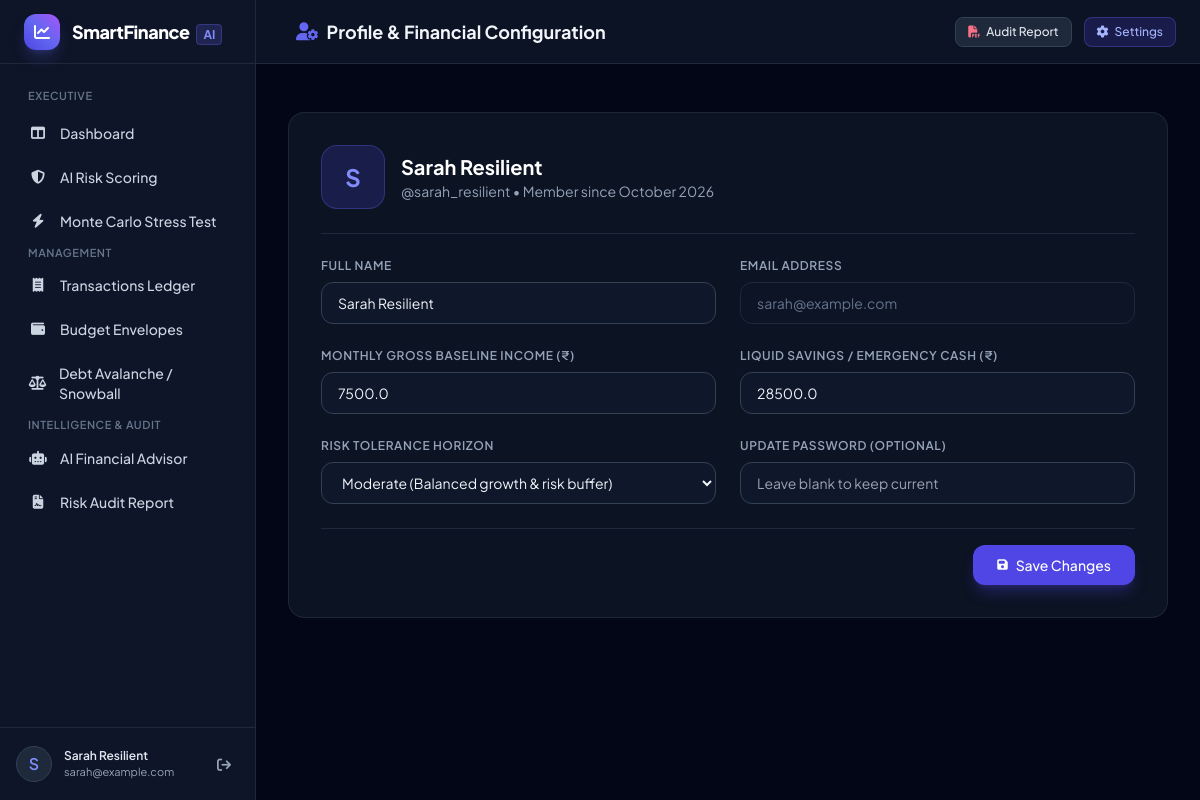
Screenshot of /profile (signed in) with the database file from the repository.
### models.py (models this page shows, shortened)
class User(db.Model):
    __tablename__ = 'users'
    id = db.Column(db.Integer, primary_key=True)
    username = db.Column(db.String(80), unique=True, nullable=False, index=True)
    email = db.Column(db.String(120), unique=True, nullable=False, index=True)
    password_hash = db.Column(db.String(255), nullable=False)
    full_name = db.Column(db.String(100), default='SmartFinance User')
    monthly_income = db.Column(db.Float, default=50000.0)
    liquid_savings = db.Column(db.Float, default=150000.0)
    risk_tolerance = db.Column(db.String(30), default='moderate')  # conservative, moderate, aggressive
    currency = db.Column(db.String(5), default='₹')
    created_at = db.Column(db.DateTime, default=datetime.utcnow)
    transactions = db.relationship('Transaction', backref='user', cascade='all, delete-orphan', lazy='dynamic')
    budgets = db.relationship('Budget', backref='user', cascade='all, delete-orphan', lazy='dynamic')
    debts = db.relationship('Debt', backref='user', cascade='all, delete-orphan', lazy='dynamic')
    risk_assessments = db.relationship('RiskAssessment', backref='user', cascade='all, delete-orphan', lazy='dynamic')
    goals = db.relationship('FinancialGoal', backref='user', cascade='all, delete-orphan', lazy='dynamic')

### routes/auth_routes.py (the view, shortened to what this page needs)
@auth_bp.route('/profile', methods=['GET', 'POST'])
@login_required
def profile():
    user = g.user
    return render_template('profile.html', user=user)

### routes/auth_routes.py (called while the page is built)
def login_required(f):
    @wraps(f)
    def decorated_function(*args, **kwargs):
        if 'user_id' not in session:
            flash('Please log in to access this page.', 'warning')
            return redirect(url_for('auth.login', next=request.url))
        return f(*args, **kwargs)
    return decorated_function

@auth_bp.before_app_request
def load_logged_in_user():
    user_id = session.get('user_id')
    if user_id is None:
        g.user = None
    else:
        g.user = User.query.get(user_id)

### templates/profile.html (shortened to what this page needs)
{% extends "base.html" %}
{% block page_title %}
<i class="fa-solid fa-user-gear text-indigo-500 mr-2"></i>
Profile & Financial Configuration
{% endblock %}
{% block content %}
<div class="max-w-4xl mx-auto space-y-8">
    <div class="glass-card p-6 md:p-8">
        <div class="flex items-center space-x-4 mb-6 pb-6 border-b border-slate-800">
            <div class="w-16 h-16 rounded-2xl bg-indigo-600/20 border border-indigo-500/30 flex items-center justify-center text-2xl font-bold text-indigo-400">
                {{ user.username[0]|upper }}
            </div>
            <div>
                <h2 class="text-xl font-bold text-white">{{ user.full_name or user.username }}</h2>
                <p class="text-sm text-slate-400">@{{ user.username }} • Member since {{ user.created_at.strftime('%B %Y') if user.created_at else 'Recent' }}</p>
            </div>
        </div>
        <form method="POST" action="{{ url_for('auth.profile') }}" class="space-y-6">
            <div class="grid grid-cols-1 md:grid-cols-2 gap-6">
                <div>
                    <label class="block text-xs font-semibold text-slate-400 uppercase tracking-wider mb-2">Full Name</label>
                    <input type="text" name="full_name" value="{{ user.full_name }}"
                           class="w-full px-4 py-2.5 bg-slate-900 border border-slate-700 rounded-xl text-slate-100 text-sm focus:ring-2 focus:ring-indigo-500 focus:outline-none">
                </div>
                <div>
                    <label class="block text-xs font-semibold text-slate-400 uppercase tracking-wider mb-2">Email Address</label>
                    <input type="email" value="{{ user.email }}" disabled
                           class="w-full px-4 py-2.5 bg-slate-900/50 border border-slate-800 rounded-xl text-slate-500 text-sm cursor-not-allowed">
                </div>
                <div>
                    <label class="block text-xs font-semibold text-slate-400 uppercase tracking-wider mb-2">Monthly Gross Baseline Income (₹)</label>
                    <input type="number" step="500" name="monthly_income" value="{{ user.monthly_income }}"
                           class="w-full px-4 py-2.5 bg-slate-900 border border-slate-700 rounded-xl text-slate-100 text-sm focus:ring-2 focus:ring-indigo-500 focus:outline-none">
                </div>
                <div>
                    <label class="block text-xs font-semibold text-slate-400 uppercase tracking-wider mb-2">Liquid Savings / Emergency Cash (₹)</label>
                    <input type="number" step="1000" name="liquid_savings" value="{{ user.liquid_savings }}"
                           class="w-full px-4 py-2.5 bg-slate-900 border border-slate-700 rounded-xl text-slate-100 text-sm focus:ring-2 focus:ring-indigo-500 focus:outline-none">
                </div>
                <div>
                    <label class="block text-xs font-semibold text-slate-400 uppercase tracking-wider mb-2">Risk Tolerance Horizon</label>
                    <select name="risk_tolerance" class="w-full px-4 py-2.5 bg-slate-900 border border-slate-700 rounded-xl text-slate-100 text-sm focus:ring-2 focus:ring-indigo-500 focus:outline-none">
                        <option value="moderate" {% if user.risk_tolerance == 'moderate' %}selected{% endif %}>Moderate (Balanced growth & risk buffer)</option>
                    </select>
                </div>
                <div>
                    <label class="block text-xs font-semibold text-slate-400 uppercase tracking-wider mb-2">Update Password (Optional)</label>
                    <input type="password" name="new_password" placeholder="Leave blank to keep current"
                           class="w-full px-4 py-2.5 bg-slate-900 border border-slate-700 rounded-xl text-slate-100 text-sm focus:ring-2 focus:ring-indigo-500 focus:outline-none">
                </div>
            </div>
            <div class="flex justify-end pt-4 border-t border-slate-800">
                <button type="submit" class="px-6 py-2.5 rounded-xl bg-indigo-600 hover:bg-indigo-500 text-white font-medium text-sm shadow-lg shadow-indigo-600/30 transition-all flex items-center space-x-2">
                    <i class="fa-solid fa-floppy-disk text-xs"></i>
                    <span>Save Changes</span>
                </button>
            </div>
        </form>
    </div>
</div>
{% endblock %}

### templates/base.html (shortened to what this page needs)
<!DOCTYPE html>
<html lang="en" class="h-full bg-slate-950 text-slate-100">
<head>
    <script src="https://cdn.tailwindcss.com"></script>
    <link rel="stylesheet" href="https://cdnjs.cloudflare.com/ajax/libs/font-awesome/6.5.1/css/all.min.css">
    <link rel="stylesheet" href="{{ url_for('static', filename='css/custom.css') }}">
</head>
<body class="h-full flex overflow-hidden bg-slate-950 text-slate-100">
    {% if g.user %}
    <aside id="sidebar" class="fixed inset-y-0 left-0 z-40 w-64 bg-slate-900/95 border-r border-slate-800 flex flex-col transition-transform duration-300 md:static md:translate-x-0 -translate-x-full no-print">
        <div class="h-16 flex items-center px-6 border-b border-slate-800 space-x-3">
            <div class="w-9 h-9 rounded-xl bg-gradient-to-tr from-indigo-600 via-indigo-500 to-purple-500 flex items-center justify-center shadow-lg shadow-indigo-500/25">
                <i class="fa-solid fa-chart-line text-white text-base"></i>
            </div>
            <div>
                <span class="font-extrabold text-lg tracking-tight text-white">SmartFinance</span>
                <span class="text-xs font-bold px-1.5 py-0.5 ml-1 rounded bg-indigo-500/20 text-indigo-400 border border-indigo-500/30">AI</span>
            </div>
        </div>
        <nav class="flex-1 px-4 py-6 space-y-1 overflow-y-auto">
            <div class="text-[11px] font-semibold text-slate-500 uppercase tracking-wider px-3 mb-2">Executive</div>
            <a href="{{ url_for('dashboard.index') }}" class="flex items-center px-3 py-2.5 rounded-lg text-sm font-medium transition-all {% if request.endpoint == 'dashboard.index' %}bg-indigo-600 text-white shadow-md shadow-indigo-600/30{% else %}text-slate-300 hover:bg-slate-800/80 hover:text-white{% endif %}">
                <i class="fa-solid fa-table-columns w-5 mr-3 text-center"></i>
                Dashboard
            </a>
            <a href="{{ url_for('risk.assessment') }}" class="flex items-center px-3 py-2.5 rounded-lg text-sm font-medium transition-all {% if request.endpoint == 'risk.assessment' %}bg-indigo-600 text-white shadow-md shadow-indigo-600/30{% else %}text-slate-300 hover:bg-slate-800/80 hover:text-white{% endif %}">
                <i class="fa-solid fa-shield-halved w-5 mr-3 text-center"></i>
                AI Risk Scoring
            </a>
            <a href="{{ url_for('risk.stress_test') }}" class="flex items-center px-3 py-2.5 rounded-lg text-sm font-medium transition-all {% if request.endpoint == 'risk.stress_test' %}bg-indigo-600 text-white shadow-md shadow-indigo-600/30{% else %}text-slate-300 hover:bg-slate-800/80 hover:text-white{% endif %}">
                <i class="fa-solid fa-bolt w-5 mr-3 text-center"></i>
                Monte Carlo Stress Test
            </a>
            <div class="text-[11px] font-semibold text-slate-500 uppercase tracking-wider px-3 mt-6 mb-2">Management</div>
            <a href="{{ url_for('transactions.index') }}" class="flex items-center px-3 py-2.5 rounded-lg text-sm font-medium transition-all {% if request.endpoint == 'transactions.index' %}bg-indigo-600 text-white shadow-md shadow-indigo-600/30{% else %}text-slate-300 hover:bg-slate-800/80 hover:text-white{% endif %}">
                <i class="fa-solid fa-receipt w-5 mr-3 text-center"></i>
                Transactions Ledger
            </a>
            <a href="{{ url_for('budgets.index') }}" class="flex items-center px-3 py-2.5 rounded-lg text-sm font-medium transition-all {% if request.endpoint == 'budgets.index' %}bg-indigo-600 text-white shadow-md shadow-indigo-600/30{% else %}text-slate-300 hover:bg-slate-800/80 hover:text-white{% endif %}">
                <i class="fa-solid fa-wallet w-5 mr-3 text-center"></i>
                Budget Envelopes
            </a>
            <a href="{{ url_for('debts.index') }}" class="flex items-center px-3 py-2.5 rounded-lg text-sm font-medium transition-all {% if request.endpoint == 'debts.index' %}bg-indigo-600 text-white shadow-md shadow-indigo-600/30{% else %}text-slate-300 hover:bg-slate-800/80 hover:text-white{% endif %}">
                <i class="fa-solid fa-scale-balanced w-5 mr-3 text-center"></i>
                Debt Avalanche / Snowball
            </a>
            <div class="text-[11px] font-semibold text-slate-500 uppercase tracking-wider px-3 mt-6 mb-2">Intelligence & Audit</div>
            <a href="{{ url_for('advisor.index') }}" class="flex items-center px-3 py-2.5 rounded-lg text-sm font-medium transition-all {% if request.endpoint == 'advisor.index' %}bg-indigo-600 text-white shadow-md shadow-indigo-600/30{% else %}text-slate-300 hover:bg-slate-800/80 hover:text-white{% endif %}">
                <i class="fa-solid fa-robot w-5 mr-3 text-center"></i>
                AI Financial Advisor
            </a>
            <a href="{{ url_for('report.index') }}" class="flex items-center px-3 py-2.5 rounded-lg text-sm font-medium transition-all {% if request.endpoint == 'report.index' %}bg-indigo-600 text-white shadow-md shadow-indigo-600/30{% else %}text-slate-300 hover:bg-slate-800/80 hover:text-white{% endif %}">
                <i class="fa-solid fa-file-contract w-5 mr-3 text-center"></i>
                Risk Audit Report
            </a>
        </nav>
        <div class="p-4 border-t border-slate-800 bg-slate-900/60">
            <div class="flex items-center justify-between">
                <a href="{{ url_for('auth.profile') }}" class="flex items-center space-x-3 overflow-hidden group">
                    <div class="w-9 h-9 rounded-full bg-slate-800 border border-slate-700 flex items-center justify-center text-indigo-400 font-semibold group-hover:border-indigo-500 transition-colors">
                        {{ g.user.username[0]|upper }}
                    </div>
                    <div class="truncate">
                        <p class="text-xs font-semibold text-slate-200 truncate group-hover:text-indigo-400 transition-colors">{{ g.user.full_name or g.user.username }}</p>
                        <p class="text-[11px] text-slate-400 truncate">{{ g.user.email }}</p>
                    </div>
                </a>
                <a href="{{ url_for('auth.logout') }}" title="Logout" class="text-slate-400 hover:text-rose-400 p-2 rounded-lg hover:bg-slate-800 transition-colors">
                    <i class="fa-solid fa-arrow-right-from-bracket text-sm"></i>
                </a>
            </div>
        </div>
    </aside>
    {% endif %}
    <div class="flex-1 flex flex-col h-full overflow-hidden">
        <header class="h-16 bg-slate-900/80 backdrop-blur-md border-b border-slate-800 px-6 flex items-center justify-between no-print z-10">
            <div class="flex items-center space-x-4">
                <h1 class="text-lg font-bold text-slate-100 flex items-center space-x-2">
                    {% block page_title %}{% endblock %}
                </h1>
            </div>
            <div class="flex items-center space-x-3">
                {% if g.user %}
                <a href="{{ url_for('report.index') }}" class="hidden sm:inline-flex items-center px-3 py-1.5 text-xs font-medium rounded-lg bg-slate-800 hover:bg-slate-700 text-slate-200 border border-slate-700 transition-colors">
                    <i class="fa-solid fa-file-pdf mr-1.5 text-rose-400"></i>
                    Audit Report
                </a>
                <a href="{{ url_for('auth.profile') }}" class="inline-flex items-center px-3 py-1.5 text-xs font-medium rounded-lg bg-indigo-600/20 hover:bg-indigo-600/30 text-indigo-300 border border-indigo-500/30 transition-colors">
                    <i class="fa-solid fa-gear mr-1.5"></i>
                    Settings
                </a>
                {% endif %}
            </div>
        </header>
        <div class="px-6 pt-4 space-y-2 no-print">
        </div>
        <main class="flex-1 overflow-y-auto p-6 md:p-8">
            {% block content %}{% endblock %}
        </main>
    </div>
</body>
</html>

### static/css/custom.css (style rules this page uses)
:root { --primary: #4f46e5; --primary-hover: #4338ca; --success: #10b981; --warning: #f59e0b; --danger: #ef4444; }
body { font-family: 'Plus Jakarta Sans', -apple-system, BlinkMacSystemFont, "Segoe UI", Roboto, sans-serif; background-color: #0b0f19; color: #f3f4f6; }
.glass-card { background: rgba(17, 24, 39, 0.75); backdrop-filter: blur(12px); -webkit-backdrop-filter: blur(12px); border: 1px solid rgba(255, 255, 255, 0.08); border-radius: 1rem; transition: all 0.2s ease-in-out; }

### rows the page displays
User: user "S", user "Sarah Resilient", user.email "sarah@example.com", username "S", full_name "Sarah Resilient", username "sarah_resilient", created_at "October 2026", email "sarah@example.com", monthly_income "7500.0", liquid_savings "28500.0", risk_tolerance "Moderate (Balanced growth & risk buffer)"
